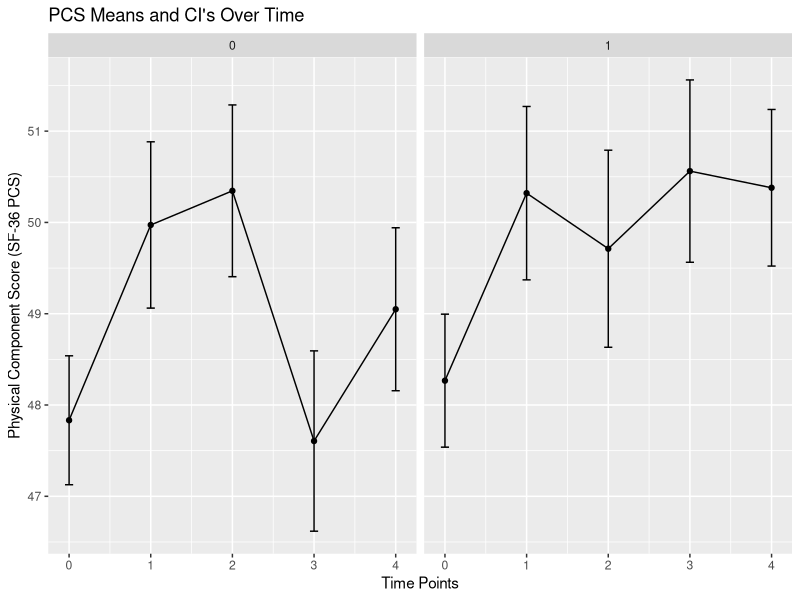

Reproduce this figure in R.
## ---- chunk 1
knitr::opts_chunk$set(echo = TRUE)
knitr::opts_chunk$set(message = FALSE)
knitr::opts_chunk$set(warning = FALSE)
## ---- chunk 2
# ==================================
# N736 Lesson 23 - Repeated Measures ANOVA
# add a BETWEEN group variable treat
# and look at multilevel (mixed) model approach
#
# dated 11/14/2017
# Melinda Higgins, PhD
# 
# ==================================

# ==================================
# we're be working with the 
# helpmkh dataset
# ==================================

library(tidyverse)
library(haven)

helpdat <- haven::read_spss("helpmkh.sav")

h1 <- helpdat %>%
  select(id, treat, pcs, pcs1, pcs2, pcs3, pcs4)

# restructure into long format

h1long <- h1 %>%
  gather(key=item,
         value=value,
         -c(id,treat))

names(h1long) <- c("id","treat","pcsitem","pcsvalue")

# add a time variable to long format
h1long <- h1long %>%
  mutate(time=c(rep(0,453),
                rep(1,453),
                rep(2,453),
                rep(3,453),
                rep(4,453)))

# from the cookbook for R
## Gives count, mean, standard deviation, standard error of the mean, and confidence interval (default 95%).
##   data: a data frame.
##   measurevar: the name of a column that contains the variable to be summariezed
##   groupvars: a vector containing names of columns that contain grouping variables
##   na.rm: a boolean that indicates whether to ignore NA's
##   conf.interval: the percent range of the confidence interval (default is 95%)
summarySE <- function(data=NULL, measurevar, groupvars=NULL, na.rm=FALSE,
                      conf.interval=.95, .drop=TRUE) {
  library(plyr)
  
  # New version of length which can handle NA's: if na.rm==T, don't count them
  length2 <- function (x, na.rm=FALSE) {
    if (na.rm) sum(!is.na(x))
    else       length(x)
  }
  
  # This does the summary. For each group's data frame, return a vector with
  # N, mean, and sd
  datac <- ddply(data, groupvars, .drop=.drop,
                 .fun = function(xx, col) {
                   c(N    = length2(xx[[col]], na.rm=na.rm),
                     mean = mean   (xx[[col]], na.rm=na.rm),
                     sd   = sd     (xx[[col]], na.rm=na.rm)
                   )
                 },
                 measurevar
  )
  
  # Rename the "mean" column    
  datac <- rename(datac, c("mean" = measurevar))
  
  datac$se <- datac$sd / sqrt(datac$N)  # Calculate standard error of the mean
  
  # Confidence interval multiplier for standard error
  # Calculate t-statistic for confidence interval: 
  # e.g., if conf.interval is .95, use .975 (above/below), and use df=N-1
  ciMult <- qt(conf.interval/2 + .5, datac$N-1)
  datac$ci <- datac$se * ciMult
  
  return(datac)
}

h1long_nomiss <- na.omit(h1long)
table(h1long_nomiss$time)

h1se <- summarySE(h1long_nomiss, 
                  measurevar="pcsvalue", 
                  groupvars=c("time","treat"))

ggplot(h1se, aes(x=time, y=pcsvalue)) + 
  geom_errorbar(aes(ymin=pcsvalue-se, ymax=pcsvalue+se), width=.1) +
  geom_line() +
  geom_point() +
  xlab("Time Points") +
  ylab("Physical Component Score (SF-36 PCS)") +
  ggtitle("PCS Means and CI's Over Time") +
  facet_wrap(~treat)

# use nlme package
library(nlme)

lme1 <- lme(pcsvalue ~ time*treat,
            data=h1long,
            random= ~1 | id,
            method="REML",
            na.action=na.omit)
# get summary - model coefficients
# tests coefficients not equal to 0
summary(lme1)

# get anova tables - both
# of these yield type III Sums of Squares
anova.lme(lme1, type="marginal")
car::Anova(lme1, type="III")

# you can also use the lme4 package
# read more at https://freshbiostats.wordpress.com/2013/07/28/mixed-models-in-r-lme4-nlme-both/
# and just google nlme vs lme4 package
